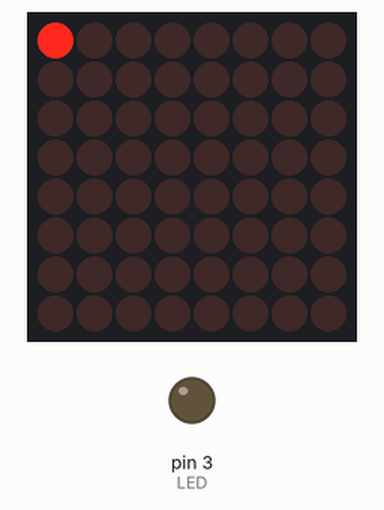
Simulated run of this sketch. Board: Arduino Uno, built with avr-gcc and run on an emulated ATmega328P. On the bench: 8×8 LED matrix, output pins drawn as LEDs (lit = HIGH).

Above: at 0.15 s.
At 1.05 s:
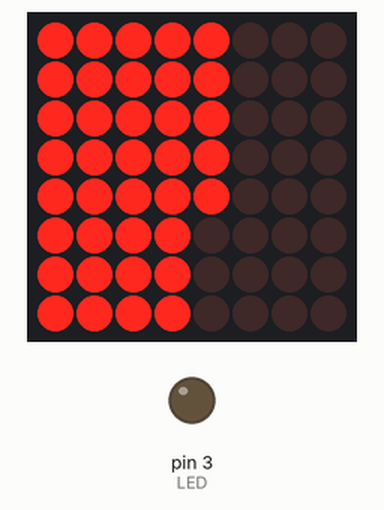
At 2.26 s:
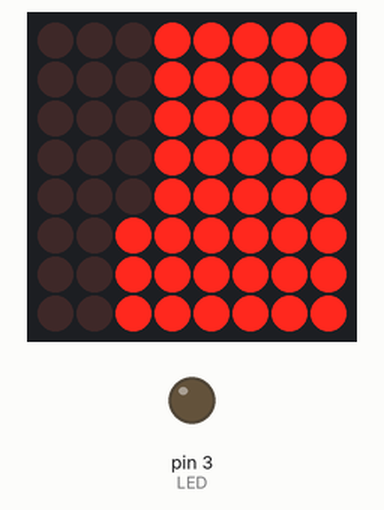
At 4.27 s:
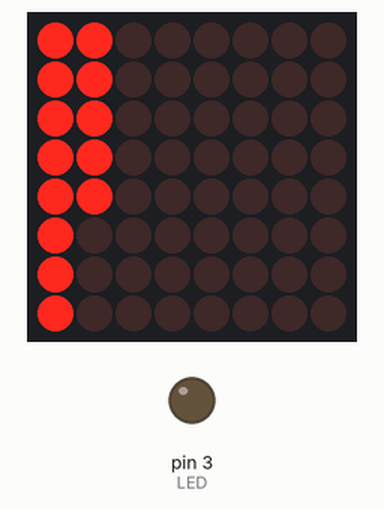
Timing chart, 0 to 39.4 s (numbered marks = the images above):
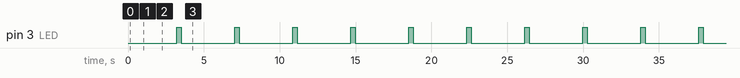

Measured:
- by itself, pin 3 (LED): alternates HIGH for 0.30 s and LOW for 3.5 s
- by itself, everything shown: repeats every 3.8 s, in 13 steps

The sketch:

led_matrix_8x8.ino
```cpp
#include "LedControl.h" //  need the library
LedControl lc = LedControl(12, 11, 10, 1); //
#define LED 3

// pin 12 is connected to the MAX7219 pin 1
// pin 11 is connected to the CLK pin 13
// pin 10 is connected to LOAD pin 12
// 1 as we are only using 1 MAX7219

void setup()
{
  pinMode(LED, HIGH);
  // the zero refers to the MAX7219 number, it is zero for 1 chip
  lc.shutdown(0, false); // turn off power saving, enables display
  lc.setIntensity(0, 5); // sets brightness (0~15 possible values)
  lc.clearDisplay(0);// clear screen
}
void loop()
{
  for (int row = 0; row < 8; row++)
  {
    for (int col = 0; col < 8; col++)
    {
      lc.setLed(0, col, row, true); // turns on LED at col, row
      delay(25);
    }
  }

  for (int row = 0; row < 8; row++)
  {
    for (int col = 0; col < 8; col++)
    {
      lc.setLed(0, col, row, false); // turns off LED at col, row
      delay(25);
    }
  }
  digitalWrite(LED, 1);
  delay(300);
  digitalWrite(LED, 0);
  delay(300);

}
```
